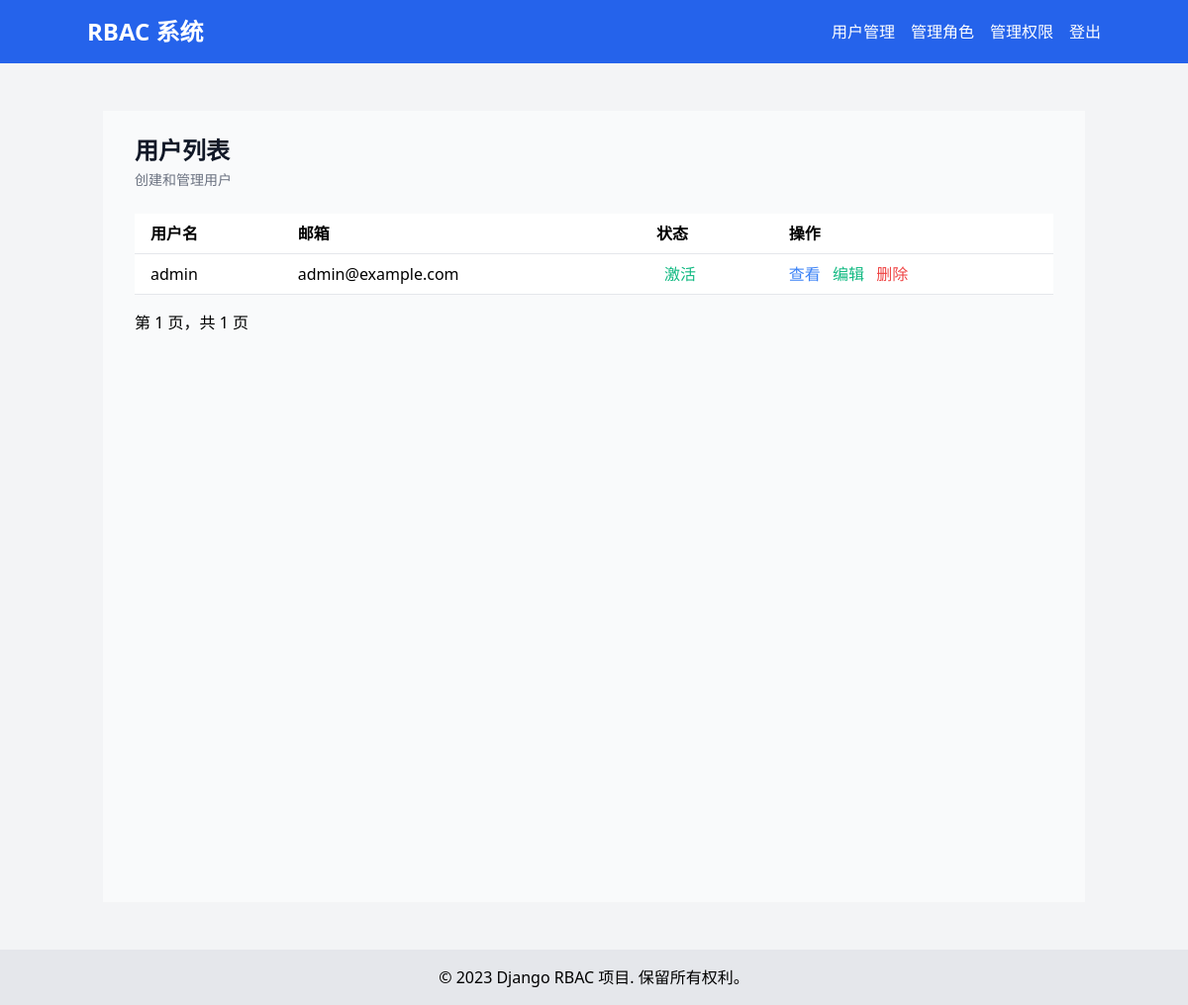
The page /accounts/users/ (signed in) on the database its author committed.
### accounts/models.py (models this page shows, shortened)
class CustomUser(AbstractUser):
    class Meta:
        permissions = [
            ("view_user_list", "Can view user list"),
            ("manage_roles", "Can manage roles"),
            ("manage_permissions", "Can manage permissions"),
        ]
    is_active = models.BooleanField(default=True)
    groups = models.ManyToManyField(
        Group,
        verbose_name='groups',
        blank=True,
        help_text='The groups this user belongs to. A user will get all permissions granted to each of their groups.',
        related_name='customuser_set',
        related_query_name='customuser',
    )
    user_permissions = models.ManyToManyField(
        Permission,
        verbose_name='user permissions',
        blank=True,
        help_text='Specific permissions for this user.',
        related_name='customuser_set',
        related_query_name='customuser',
    )
    def has_user_management_permission(self):
        return (
                self.is_superuser or
                self.is_staff or
                self.has_perm('accounts.view_customuser') or
                UserRole.objects.filter(
                    user=self,
                    role__rolepermission__permission__codename='can_manage_users'
                ).exists()
        )

### accounts/views.py (the view, shortened to what this page needs)
# urls.py: path('accounts/users/', account_views.UserListView.as_view(), name='user_list'),
@method_decorator([login_required, user_management_required], name='dispatch')
class UserListView(LoginRequiredMixin, UserPassesTestMixin, ListView):
    model = CustomUser
    template_name = 'accounts/user_list.html'
    context_object_name = 'users'
    paginate_by = 10
    def test_func(self):
        return self.request.user.is_staff

### accounts/templates/accounts/user_list.html (shortened to what this page needs)
{% extends 'base.html' %}
{% block content %}
    <div class="min-h-screen bg-gray-50 py-6">
        <div class="max-w-7xl mx-auto px-4 sm:px-6 lg:px-8">
            <div class="mb-6">
                <h2 class="text-2xl font-bold text-gray-900">用户列表</h2>
                <p class="mt-1 text-sm text-gray-500">创建和管理用户</p>
            </div>
            <table class="min-w-full bg-white">
                <thead>
                <tr>
                    <th class="py-2 px-4 border-b" style="text-align: left">用户名</th>
                    <th class="py-2 px-4 border-b" style="text-align: left">邮箱</th>
                    <th class="py-2 px-4 border-b" style="text-align: left">状态</th>
                    <th class="py-2 px-4 border-b" style="text-align: left">操作</th>
                </tr>
                </thead>
                <tbody>
                {% for user in page_obj %}
                    <tr class="hover:bg-gray-100">
                        <td class="py-2 px-4 border-b">{{ user.username }}</td>
                        <td class="py-2 px-4 border-b">{{ user.email }}</td>
                        <td class="py-2 px-4 border-b">
                            <span class="{% if user.is_active %}text-green-500{% else %}text-red-500{% endif %} ml-2">
                                {% if user.is_active %}激活{% else %}禁用{% endif %}
                            </span>
                        </td>
                        <td class="py-2 px-4 border-b">
                            <a href="{% url 'user_detail' user.id %}" class="text-blue-500 hover:underline">查看</a>
                            <a href="{% url 'user_edit' user.id %}" class="text-green-500 hover:underline ml-2">编辑</a>
                            <a href="{% url 'user_delete' user.id %}" class="text-red-500 hover:underline ml-2"
                               onclick="return confirm('确定要删除此用户吗？')">删除</a>
                        </td>
                    </tr>
                {% endfor %}
                </tbody>
            </table>
            <div class="mt-4">
    <span class="mr-2">
      第 {{ page_obj.number }} 页，共 {{ page_obj.paginator.num_pages }} 页
    </span>
            </div>
        </div>
    </div>
{% endblock %}

### rows shown on the page
CustomUser: username "admin", email "admin@example.com", is_active "激活"

### other values the page prints
{{ page_obj.number }} "1"
{{ page_obj.paginator.num_pages }} "1"
